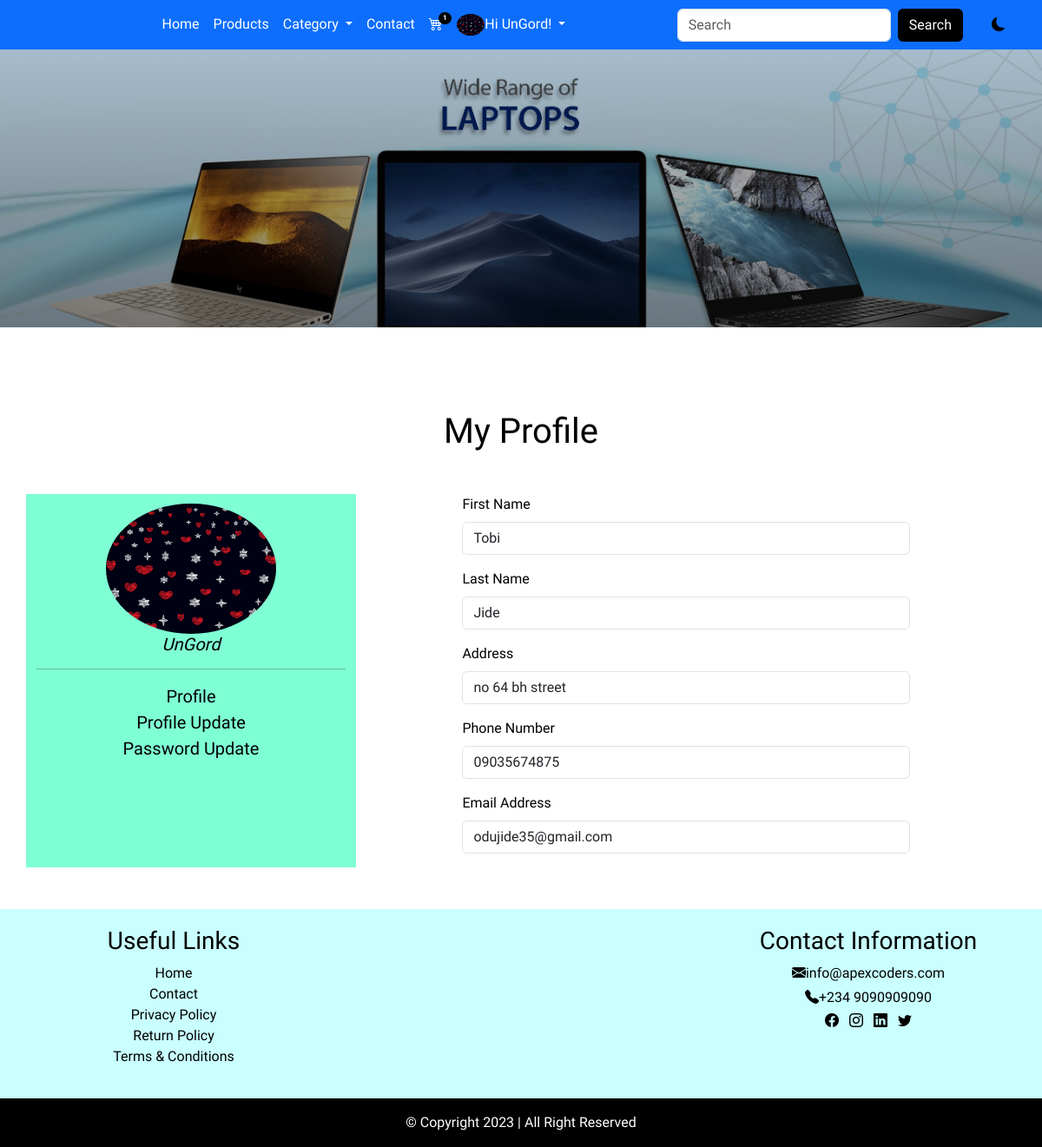
Screenshot of /profile (signed in) with the database file from the repository.
### userprofile/models.py (models this page shows, shortened)
class Customer(models.Model):
    user = models.OneToOneField(User, on_delete=models.CASCADE)
    first_name = models.CharField(max_length=100)
    last_name = models.CharField(max_length=100)
    email = models.EmailField(max_length=150)
    phone = models.CharField(max_length=12)
    address = models.CharField(max_length=200)
    pix = models.ImageField(upload_to="profilepix")
    joined = models.DateTimeField(auto_now_add=True)

### main/views.py (the view)
# urls.py: path('profile', views.profile, name='profile'),
@login_required(login_url='signin')
def profile(request):
    userprof = Customer.objects.get(user__username=request.user.username)
    context = {
        'userprof': userprof
    }
    return render (request, 'profile.html', context)

### main/context_processor.py (called while the page is built)
def apex(request):
    info = AppInfo.objects.get(pk=1)
    category = Category.objects.all()
    context = {
        'info': info,
        'category': category
    }
    return context

def cartcount(request):
    cart = Cart.objects.filter(user__username = request.user.username, paid=False)
    itemcount = 0
    for item in cart:
        itemcount += item.quantity
    context = {
        'cart': cart,
        'itemcount': itemcount,
    }
    return context

### main/templates/profile.html
{% extends 'base.html' %}
{% block header %}
  {% include 'header.html' %}
{% endblock header %}
{% block banner %}
  {% include 'banner.html' %}
{% endblock banner %}
{% block content %}
<div class="container mt-5 mb-5">
  <h1 class="text-center text-capitalize pt-5 mb-5">my profile</h1>
  <div class="row">
    <div class="col-md-4 pavat">
      <img src="{{userprof.pix.url}}" alt="" style="height: 150px;">
      <h5>{{userprof.user}}</h5>
      <hr>
      <ul class="list-unstyled">
        <li><a href="{% url 'profile' %}">profile</a></li>
        <li><a href="{% url 'profile_update' %}">profile update</a></li>
        <li><a href="{% url 'password_update' %}">password update</a></li>
      </ul>
    </div>
    <div class="col-md-8 pform">
      <form action="">
        <div class="mb-3">
          <label for="exampleFormControlInput1" class="form-label text-capitalize">first name</label>
          <input type="text" value="{{userprof.first_name}}" class="form-control" id="exampleFormControlInput1" placeholder="">
        </div>
        <div class="mb-3">
          <label for="exampleFormControlInput1" class="form-label text-capitalize">last name</label>
          <input type="text" value="{{userprof.last_name}}" class="form-control" id="exampleFormControlInput1" placeholder="">
        </div>
        <div class="mb-3">
          <label for="exampleFormControlInput1" class="form-label text-capitalize">address</label>
          <input type="text" value="{{userprof.address}}" class="form-control" id="exampleFormControlInput1" placeholder="">
        </div>
        <div class="mb-3">
          <label for="exampleFormControlInput1" class="form-label text-capitalize">phone number</label>
          <input type="number" value="{{userprof.phone}}" class="form-control" id="exampleFormControlInput1" placeholder="">
        </div>
        <div class="mb-3">
          <label for="exampleFormControlInput1" class="form-label">Email address</label>
          <input type="email" value="{{userprof.email}}" class="form-control" id="exampleFormControlInput1" placeholder="name@example.com">
        </div>
      </form>
    </div>
  </div>
</div>
{% endblock content %}
{% block footer %}
  {% include 'footer.html' %}
{% endblock footer %}

### main/templates/header.html (shortened to what this page needs)
<nav class="navbar navbar-expand-lg bg-primary sticky-top">
    <div class="container">
        <div class="collapse navbar-collapse" id="navbarSupportedContent">
            <ul class="navbar-nav mx-auto mb-2 mb-lg-0">
                {% if user.is_authenticated %}
                <li class="nav-item">
                    <a class="nav-link" aria-current="page" href="{% url 'home' %}">Home</a>
                </li>
                <li class="nav-item">
                    <a class="nav-link" href="{% url 'products' %}">Products</a>
                </li>
                <li class="nav-item dropdown">
                    <a class="nav-link dropdown-toggle" href="#" role="button" data-bs-toggle="dropdown" aria-expanded="false">
                        Category
                    </a>
                </li>
                <li class="nav-item">
                    <a class="nav-link" href="{% url 'contact' %}">Contact</a>
                </li>
                <li class="nav-item">
                    <a class="nav-link" href="{% url 'cart' %}">
                        <div class="wrapper">
                            <i class="bi bi-cart4"></i>
                            <span class="badge">{{itemcount}}</span>
                        </div>
                    </a>
                </li>
                <li class="nav-item dropdown">
                    <a class="nav-link dropdown-toggle" href="#" role="button" data-bs-toggle="dropdown" aria-expanded="false">
                        {% if user.customer %}
                        <img src="{{user.customer.pix.url}}" style="height: 25px;" alt=""><span>Hi {{user.username}}!</span>
                        {% endif %}
                    </a>
                </li>
                {% endif %}
            </ul>
            <form action="{% url 'search' %}" method="POST" class="d-flex" role="search">
            <input class="form-control me-2" name="item" type="search" placeholder="Search" aria-label="Search">
            <button class="btn bg-black text-white" type="submit">Search</button>
            </form>
            <div class="rash">
            <i class="bi bi-moon-fill"></i>
            </div>
        </div>
    </div>
</nav>

### main/static/css/style.css (style rules this page uses)
* { padding: 0%; margin: 0%; box-sizing: border-box; font-family: 'Ysabeau Infant', sans-serif;; }
.nav-item a { color: white; text-transform: capitalize; font-weight: 500; }
.nav-link img { border-radius: 100%; }
.wrapper { position: relative; }
.wrapper span { position: absolute; top: -2px; right: -10px; background-color: black; font-size: 8px; border-radius: 50%; }
.rash { margin-left: 3%; cursor: pointer; }
:root { --bg: white; --icon: black; --text: black; --foot: black; }
body { background: var(--bg) !important; color: var(--text) !important; overflow-y: hidden; }
.pavat { text-align: center; background-color: aquamarine; }
.pavat img { border-radius: 100%; margin-top: 3%; }
.pavat h5 { font-style: italic; }
.pavat a { text-decoration: none; color: black; text-transform: capitalize; font-size: 20px; }
.pform form { width: 70%; margin-left: 15%; margin-right: 15%; }
.pform label { text-transform: capitalize; font-weight: 500; }

### rows the page displays
Customer: pix (picture), user "UnGord", first_name "Tobi", last_name "Jide", address "no 64 bh street", phone "09035674875", email "odujide35@gmail.com"

### other values shown
{{ itemcount }} "1"
{{ user.username }} "UnGord"
